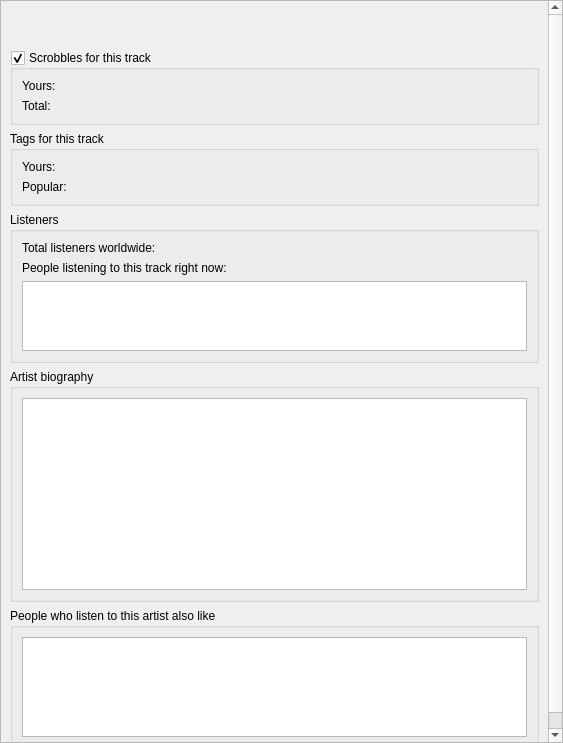
<?xml version="1.0" encoding="UTF-8"?>
<ui version="4.0">
 <class>ScrobbleInfoWidget</class>
 <widget class="QWidget" name="ScrobbleInfoWidget">
  <property name="geometry">
   <rect>
    <x>0</x>
    <y>0</y>
    <width>563</width>
    <height>743</height>
   </rect>
  </property>
  <property name="windowTitle">
   <string>Form</string>
  </property>
  <property name="styleSheet">
   <string notr="true"/>
  </property>
  <layout class="QVBoxLayout" name="verticalLayout_4">
   <property name="spacing">
    <number>0</number>
   </property>
   <property name="margin">
    <number>0</number>
   </property>
   <item>
    <widget class="QScrollArea" name="scrollArea">
     <property name="widgetResizable">
      <bool>true</bool>
     </property>
     <widget class="QWidget" name="contents">
      <property name="geometry">
       <rect>
        <x>0</x>
        <y>-113</y>
        <width>544</width>
        <height>852</height>
       </rect>
      </property>
      <layout class="QVBoxLayout" name="verticalLayout">
       <item>
        <layout class="QHBoxLayout" name="horizontalLayout">
         <item>
          <layout class="QVBoxLayout" name="verticalLayout_2">
           <item>
            <widget class="QLabel" name="title1">
             <property name="text">
              <string/>
             </property>
            </widget>
           </item>
           <item>
            <widget class="QLabel" name="title2">
             <property name="text">
              <string/>
             </property>
            </widget>
           </item>
           <item>
            <spacer name="verticalSpacer_2">
             <property name="orientation">
              <enum>Qt::Vertical</enum>
             </property>
             <property name="sizeHint" stdset="0">
              <size>
               <width>20</width>
               <height>40</height>
              </size>
             </property>
            </spacer>
           </item>
          </layout>
         </item>
         <item>
          <spacer name="horizontalSpacer">
           <property name="orientation">
            <enum>Qt::Horizontal</enum>
           </property>
           <property name="sizeHint" stdset="0">
            <size>
             <width>40</width>
             <height>20</height>
            </size>
           </property>
          </spacer>
         </item>
         <item>
          <widget class="HttpImageWidget" name="artistImage">
           <property name="sizePolicy">
            <sizepolicy hsizetype="Fixed" vsizetype="Fixed">
             <horstretch>0</horstretch>
             <verstretch>0</verstretch>
            </sizepolicy>
           </property>
           <property name="text">
            <string/>
           </property>
          </widget>
         </item>
        </layout>
       </item>
       <item>
        <widget class="QGroupBox" name="scrobbles">
         <property name="layoutDirection">
          <enum>Qt::LeftToRight</enum>
         </property>
         <property name="title">
          <string>Scrobbles for this track</string>
         </property>
         <property name="flat">
          <bool>true</bool>
         </property>
         <property name="checkable">
          <bool>true</bool>
         </property>
         <layout class="QGridLayout" name="gridLayout_2">
          <item row="0" column="0">
           <widget class="QLabel" name="label_2">
            <property name="text">
             <string>Yours:</string>
            </property>
            <property name="alignment">
             <set>Qt::AlignLeading|Qt::AlignLeft|Qt::AlignTop</set>
            </property>
           </widget>
          </item>
          <item row="0" column="1">
           <widget class="QLabel" name="yourScrobbles">
            <property name="sizePolicy">
             <sizepolicy hsizetype="MinimumExpanding" vsizetype="Preferred">
              <horstretch>0</horstretch>
              <verstretch>0</verstretch>
             </sizepolicy>
            </property>
            <property name="text">
             <string/>
            </property>
           </widget>
          </item>
          <item row="1" column="0">
           <widget class="QLabel" name="label">
            <property name="text">
             <string>Total:</string>
            </property>
           </widget>
          </item>
          <item row="1" column="1">
           <widget class="QLabel" name="totalScrobbles">
            <property name="sizePolicy">
             <sizepolicy hsizetype="MinimumExpanding" vsizetype="Preferred">
              <horstretch>0</horstretch>
              <verstretch>0</verstretch>
             </sizepolicy>
            </property>
            <property name="text">
             <string/>
            </property>
           </widget>
          </item>
         </layout>
        </widget>
       </item>
       <item>
        <widget class="QGroupBox" name="tags">
         <property name="title">
          <string>Tags for this track</string>
         </property>
         <layout class="QGridLayout" name="gridLayout">
          <item row="0" column="0">
           <widget class="QLabel" name="label_3">
            <property name="sizePolicy">
             <sizepolicy hsizetype="Fixed" vsizetype="Preferred">
              <horstretch>0</horstretch>
              <verstretch>0</verstretch>
             </sizepolicy>
            </property>
            <property name="text">
             <string>Yours:</string>
            </property>
           </widget>
          </item>
          <item row="1" column="0">
           <widget class="QLabel" name="label_4">
            <property name="sizePolicy">
             <sizepolicy hsizetype="Fixed" vsizetype="Preferred">
              <horstretch>0</horstretch>
              <verstretch>0</verstretch>
             </sizepolicy>
            </property>
            <property name="text">
             <string>Popular:</string>
            </property>
           </widget>
          </item>
          <item row="0" column="1">
           <widget class="DataListWidget" name="yourTags" native="true"/>
          </item>
          <item row="1" column="1">
           <widget class="DataListWidget" name="topTags" native="true"/>
          </item>
         </layout>
        </widget>
       </item>
       <item>
        <widget class="QGroupBox" name="listeners">
         <property name="title">
          <string>Listeners</string>
         </property>
         <layout class="QVBoxLayout" name="verticalLayout_5">
          <item>
           <widget class="QLabel" name="topListeners">
            <property name="text">
             <string>Total listeners worldwide:</string>
            </property>
           </widget>
          </item>
          <item>
           <widget class="QLabel" name="label_12">
            <property name="text">
             <string>People listening to this track right now:</string>
            </property>
           </widget>
          </item>
          <item>
           <widget class="QListView" name="listeningNow">
            <property name="maximumSize">
             <size>
              <width>16777215</width>
              <height>100</height>
             </size>
            </property>
           </widget>
          </item>
         </layout>
        </widget>
       </item>
       <item>
        <widget class="QGroupBox" name="bio">
         <property name="title">
          <string>Artist biography</string>
         </property>
         <layout class="QVBoxLayout" name="verticalLayout_3">
          <item>
           <widget class="QTextBrowser" name="bioText">
            <property name="sizePolicy">
             <sizepolicy hsizetype="Expanding" vsizetype="Fixed">
              <horstretch>0</horstretch>
              <verstretch>0</verstretch>
             </sizepolicy>
            </property>
            <property name="verticalScrollBarPolicy">
             <enum>Qt::ScrollBarAlwaysOff</enum>
            </property>
            <property name="openLinks">
             <bool>false</bool>
            </property>
           </widget>
          </item>
         </layout>
        </widget>
       </item>
       <item>
        <widget class="QGroupBox" name="lblSimilarArtists">
         <property name="title">
          <string>People who listen to this artist also like</string>
         </property>
         <layout class="QGridLayout" name="gridLayout_3">
          <item row="0" column="0">
           <widget class="QListView" name="similarArtists">
            <property name="sizePolicy">
             <sizepolicy hsizetype="Expanding" vsizetype="Fixed">
              <horstretch>0</horstretch>
              <verstretch>0</verstretch>
             </sizepolicy>
            </property>
            <property name="maximumSize">
             <size>
              <width>16777215</width>
              <height>100</height>
             </size>
            </property>
            <property name="baseSize">
             <size>
              <width>0</width>
              <height>0</height>
             </size>
            </property>
           </widget>
          </item>
         </layout>
        </widget>
       </item>
       <item>
        <spacer name="verticalSpacer">
         <property name="orientation">
          <enum>Qt::Vertical</enum>
         </property>
         <property name="sizeHint" stdset="0">
          <size>
           <width>20</width>
           <height>9</height>
          </size>
         </property>
        </spacer>
       </item>
      </layout>
     </widget>
    </widget>
   </item>
  </layout>
 </widget>
 <customwidgets>
  <customwidget>
   <class>HttpImageWidget</class>
   <extends>QLabel</extends>
   <header>lib/unicorn/widgets/HttpImageWidget.h</header>
  </customwidget>
  <customwidget>
   <class>DataListWidget</class>
   <extends>QWidget</extends>
   <header>lib/unicorn/widgets/DataListWidget.h</header>
   <container>1</container>
  </customwidget>
 </customwidgets>
 <resources/>
 <connections/>
</ui>
